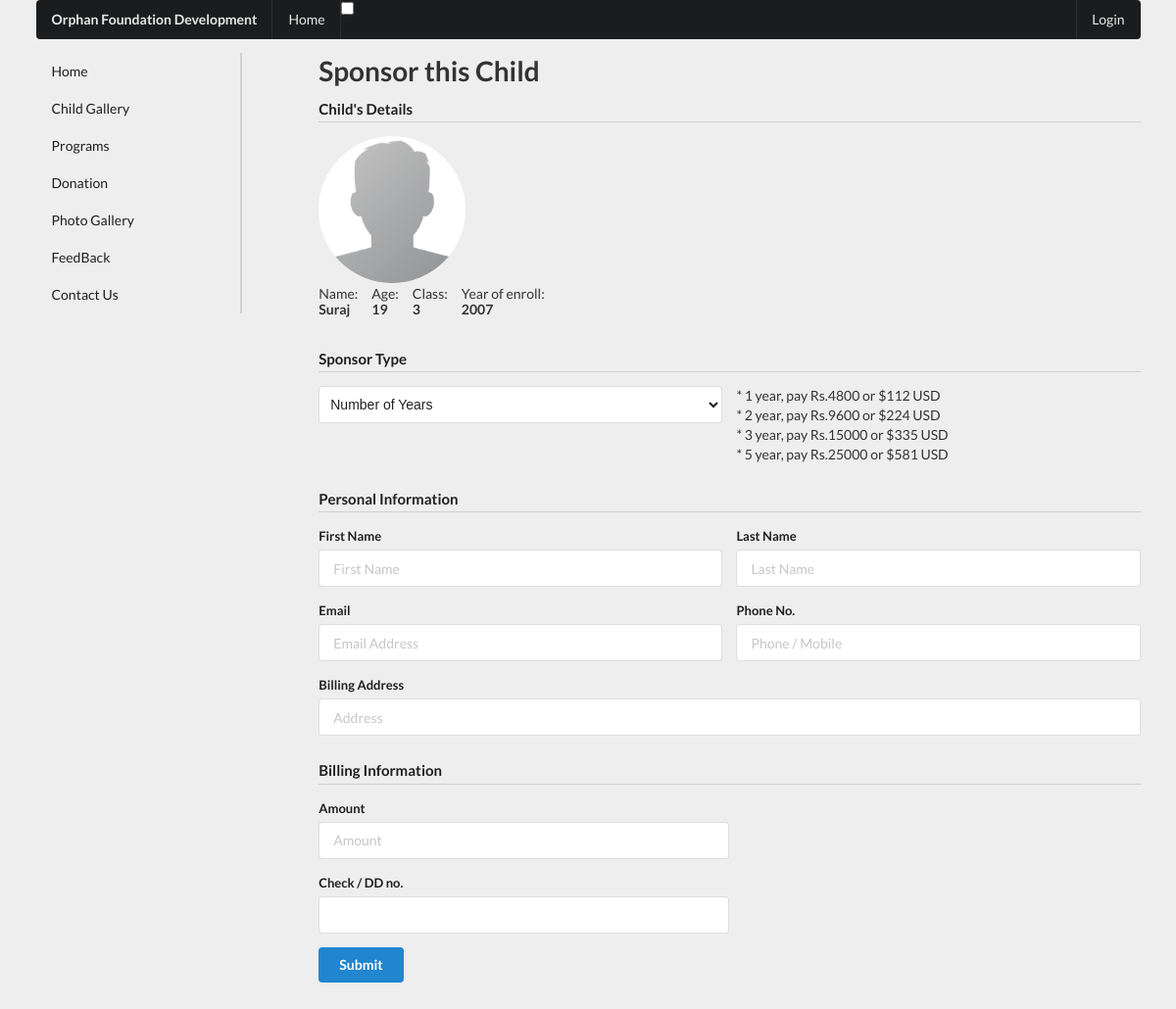
Page /sponsor-children.php?cid=8 on the committed database.
### tables this page shows
CREATE TABLE `children` (
  `cid` int(50) NOT NULL,
  `cname` varchar(30) NOT NULL,
  `cdob` date NOT NULL,
  `cyoe` year(4) NOT NULL,
  `cclass` int(3) NOT NULL,
  `cstory` text NOT NULL,
  `cphoto` text NOT NULL,
  `sponsored` tinyint(1) NOT NULL
);

### sponsor-children.php (the view, shortened to what this page needs)
<?php include './components/header.php'; ?>
    <div class="ui container">
        <?php include './components/top-menu.php'; ?>
        <div class="ui grid">
            <?php include './components/side-menu.php'; ?>
            <div class="twelve wide column">
                <h1>Sponsor this Child</h1>
                <form action="<?php $_PHP_SELF ?>" method="post" class="ui form">
                    <h4 class="ui dividing header">Child's Details</h4>
                    <img class="ui small top aligned circular image" src="img/defaultimg.png">
                    <?php
                        if(isset($_GET['cid'])) {
                            $cid = $_GET['cid'];
                        } else {
                            $unsponsored_page = './child-gallery-sponsored.php';
                            header('Location: ' . $unsponsored_page);
                        }
                        $sql = "SELECT cid, cname, cdob, cyoe, cclass FROM children WHERE cid='$cid'";
                        $result = $conn->query($sql);
                        if ($result->num_rows > 0) {
                            while($row = $result->fetch_assoc()) {
                                $dob = $row["cdob"];
                                $age = (date('Y') - date('Y',strtotime($dob)));
                    ?>
                    <span>
                        <div class="description">
                            <div class="ui horizontal list">
                                <div class="item">
                                    <div class="content">
                                        <div>Name:</div> <strong><?php echo $row["cname"]; ?></strong>
                                    </div>
                                </div>
                                <div class="item">
                                    <div class="content">
                                        <div>Age:</div> <strong><?php echo $age; ?></strong>
                                    </div>
                                </div>
                                <div class="item">
                                    <div class="content">
                                    <div>Class:</div> <strong><?php echo $row["cclass"]; ?></strong>
                                    </div>
                                </div>
                                <div class="item">
                                    <div class="content">
                                    <div>Year of enroll:</div> <strong><?php echo $row["cyoe"]; ?></strong>
                                    </div>
                                </div>
                            </div>
                        </div>
                    </span>
                    <?php
                            }
                        }
                    ?>
                    <h4 class="ui dividing header">Sponsor Type</h4>
                    <div class="two fields">
                        <div class="field">
                            <select name="noofyear" class="ui fluid dropdown" required>
                                <option value="">Number of Years</option>
                            </select>
                        </div>
                        <div class="field">
                            * 1 year, pay Rs.4800   or $112 USD <br>
                            * 2 year, pay Rs.9600   or $224 USD <br>
                            * 3 year, pay Rs.15000  or $335 USD <br>
                            * 5 year, pay Rs.25000  or $581 USD <br>
                        </div>
                    </div>
                    <h4 class="ui dividing header">Personal Information</h4>
                    <div class="fields">
                        <div class="eight wide field">
                            <label>First Name</label>
                            <input type="text" name="firstname" placeholder="First Name" required>
                        </div>
                        <div class="eight wide field">
                            <label>Last Name</label>
                            <input type="text" name="lastname" placeholder="Last Name">
                        </div>
                    </div>
                    <div class="fields">
                        <div class="eight wide field">
                            <label>Email</label>
                            <input type="email" name="email" placeholder="Email Address" required>
                        </div>
                        <div class="eight wide field">
                            <label>Phone No.</label>
                            <input type="tel" name="phone" placeholder="Phone / Mobile" required>
                        </div>
                    </div>
                    <div class="field">
                        <label>Billing Address</label>
                        <div class="field">
                        <div class="sixteen wide field">
                            <input type="text" name="address" placeholder="Address" required>
                        </div>
                        </div>
                    </div>
                    <h4 class="ui dividing header">Billing Information</h4>
                    <div class="field">
                        <div class="eight wide field">
                        <label>Amount</label>
                        <input type="number" name="amount" min="1" maxlength="16" placeholder="Amount" required>
                        </div>
                    </div>
                    <div class="field">
                        <div class="eight wide field">
                            <label>Check / DD no.</label>
                            <input type="text" name="checkno" required>
                        </div>
                    </div>
                    <button name="submit" class="ui primary button" tabindex="0">Submit</button>
                </form>
            </div>
            <span class="p-20"></span>
        </div>
    </div>
<?php include './components/footer.php'; ?>

### css/main.css (style rules this page uses)
:root { --background-color: #ffffff; --text-color: #333333; }
body { background-color: var(--background-color); color: var(--text-color); }
.p-20 { padding: 200px; }

### rows in the picture
children: cname "Suraj", cdob "19", cclass "3", cyoe "2007"
